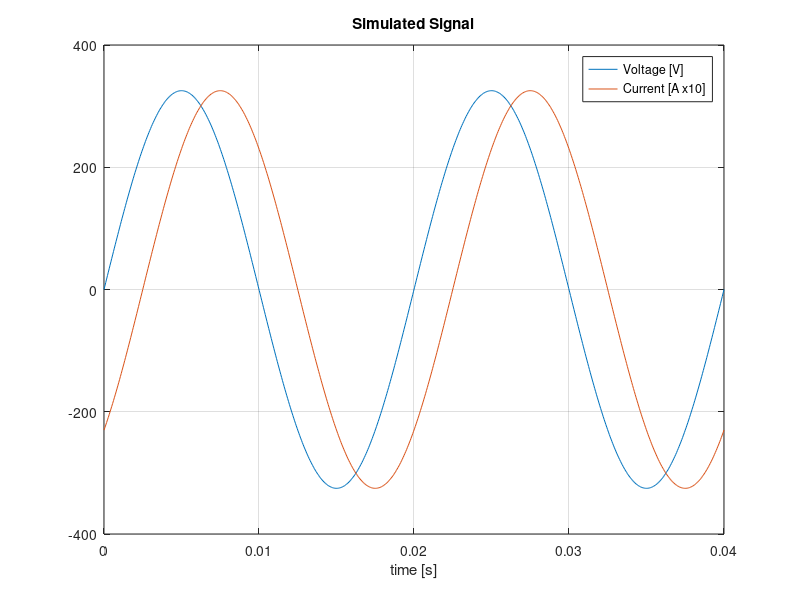
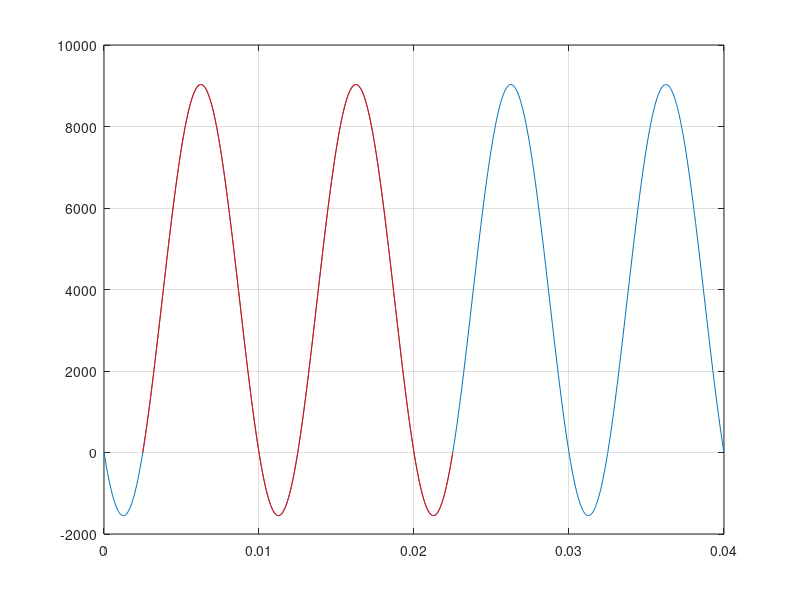

MATLAB code for these plots, in order:
#! /usr/bin/octave -qf --persist
# AC Circuit Analysis
#
# run this file with:  ./Template.m
# or: octave --persist Template.m
#
# Requires:
# octave-signal that requieres octave-control

clear all
#close all
# Generating Simulated Signal for Testing
f = 50;             # Frequency in Herts
T = 1 / f;          # Period in seconds
w = 2 * pi * f;     # Frequency in rad/s

Veff = 230;           # Voltage Source
Vp = sqrt(2) * Veff;  # Peak Voltage

nT = 2;             # Number of Periods to show
#sT = 26;            # Samples per Period
#sT = 36;            # Samples per Period
sT = 360;            # Samples per Period


#t = 0:T/sT:nT*T;     # Array of time
t = linspace(0, nT*T, sT*nT);
Vs = Vp * sin(w * t);
# Simulated Current fir testing
Ip = Vp / 10;
phi_deg = 0;     # PF = 1, calculation error
#phi_deg = -0.6;     # PF = 1, min value with non calculation error
phi_deg = -10;   # PF = 0.9848
#phi_deg = -20;   # PF = 9397
#phi_deg = -30;   # PF = 0.8660
phi_deg = -45;   # PF = 0.7071
#phi_deg = -90;   # Capacitive Load.
                # > 0, Current advanced over Voltage
                # Inductive Load, AC Motor.
                # < 0, Current delayed over Voltage
phi_rad = phi_deg / 360 * 2 * pi;
PF = abs(cos(phi_rad))
Is = Ip * sin(w * t + phi_rad);
figure(1);
plot(t, Vs, t, Is*10);
title('Simulated Signal');
xlabel('time [s]');
legend('Voltage [V]', 'Current [A x10]');
grid;

# Calculation Power Phactor of Simulated Signal
Ps = Vs .* Is;
figure(2);
plot(t, Ps);
grid;

# Find Zero Crossing point of Ps
#t0 = zerocrossing(t, Ps);  % error: 'zerocrossing' undefined near line 3, column 5

% Frequency Estimation at Transmitter
% Counting Zero Crossings
t0=[];
i0=[];  # Index where we will insert el 0 value
for n=1:length(Ps)-1
  if Ps(n)>0 && Ps(n+1)<0   % from + to -
    i0(end+1) = n+1;
    t0(end+1) = interp1([Ps(n) Ps(n+1)], [t(n) t(n+1)], 0);
  end
  if Ps(n)<0 && Ps(n+1)>0   % from - to +
    i0(end+1) = n+1;
    t0(end+1) = interp1([Ps(n) Ps(n+1)], [t(n) t(n+1)], 0);
  end
end

# Insert del points where value is 0
for n = 1:length(t0)
    pos = length(t0)-n+1;
    #t0(pos)
    # Insert new interpolated value in the arrays after n
    t = [t(1:i0(pos)-1), t0(pos), t(i0(pos):end)];
    Ps = [Ps(1:i0(pos)-1), 0, Ps(i0(pos):end)];
end

# Update Indexes for zeros cross
i0=[];
for n = 1:length(Ps)
  if Ps(n) == 0
    i0(end+1) = n;
  end
end

% We have 2 zero crossings per period
dt1 = t0(3) - t0(2)
dt2 = t0(4) - t0(3)
phi_m_deg = 360 / (dt2 + dt1) / 2 * dt2
phi_m_rad = pi / (dt2 + dt1) * dt2
PF_m = abs(cos(phi_m_rad))
Vs_m = max(Vs) / sqrt(2)   # Vpeak / sqrt(2)
Is_m = max(Is) / sqrt(2)
Ps_m =  Vs_m * Is_m * PF

printf('\nEnergy, Veff * Ieff * PF * T in one Period\n');
Ps_m =  Vs_m * Is_m * PF * T  # Power * T time = W*s

# Integer number of periods of signal
Np = 1;
# 1 Period of the signal = 2 periods of power
Npp = Np * 2;
Ini = 2;
tp = [];
Psp = [];
for n = 1:length(Ps)
  if n >= i0(Ini) && n <= i0(Npp*2+Ini)
    tp(end+1) = t(n);
    Psp(end+1) = Ps(n);
  end
end

plot(t, Ps, tp, Psp, 'r')
grid;

printf('\nEnergy by Itegration of V .* I in one period.\n');
Es = trapz(tp, Psp) / Np  # Watts * s

# Another way to get Power Factor, NOT WORKING YET
#print('\nEnergy by Effectiva values.\n');
#Veff
#Ieff = Ip / sqrt(2)
#Pseff = Veff * Ieff
#PF2 =  Ps_m / Pseff
#Eeff = Pseff * T  # Power * T time = W*s